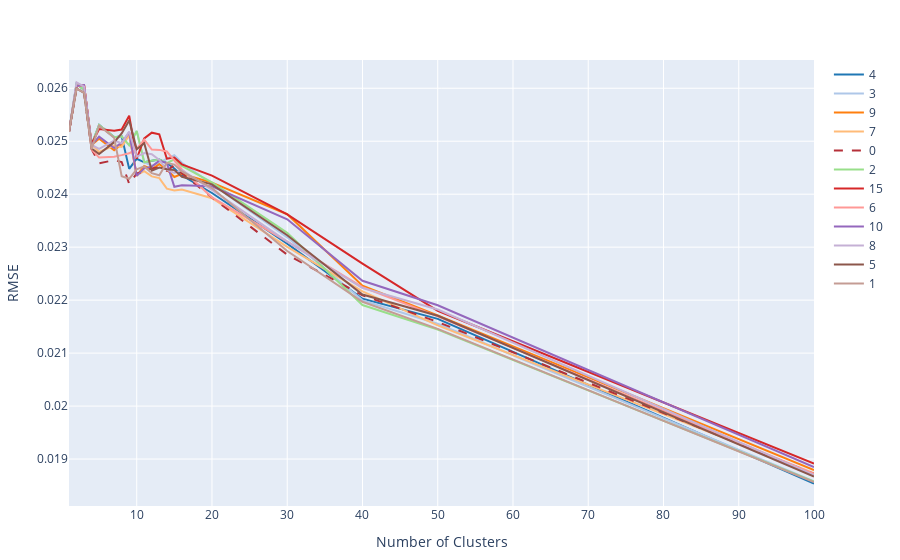

This figure's notebook cell:
### Code cell
df = CSV.read("results/rmse_spatial.csv", DataFrame)
p = TSClustering.plot_rmse_clusters(df=df, write_html=false, name=name="results/rmse_$(Dates.now()).html")
